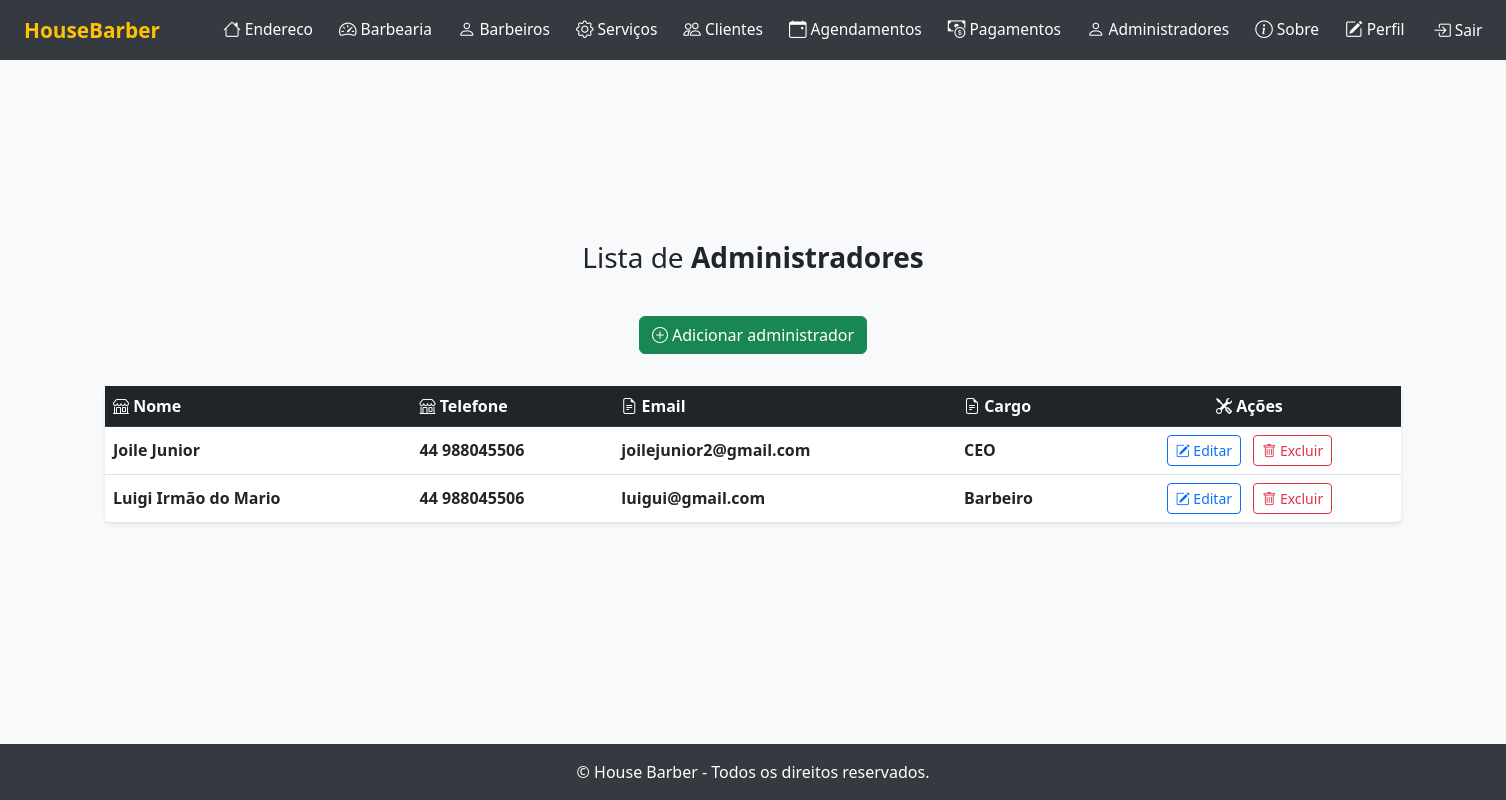
The app's page /listar/administradores/ (signed in), older data.
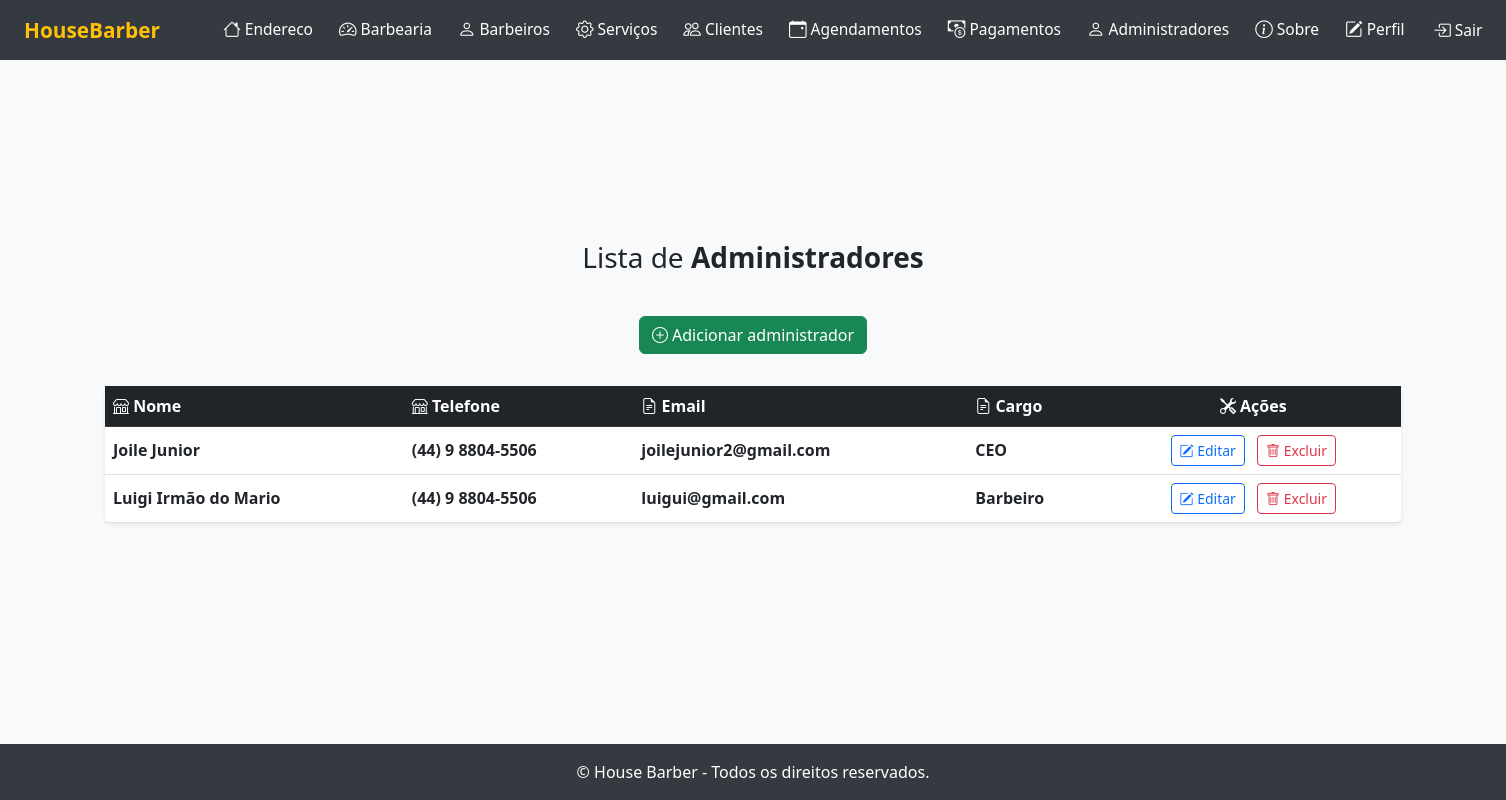
The same page, newer data.
### cadastros/models.py (models this page shows, shortened)
class Administrador(models.Model):
    nome = models.CharField(max_length=255, help_text="Nome do administrador")
    email = models.EmailField(help_text="E-mail do administrador")
    telefone = models.CharField(max_length=20, help_text="Telefone do administrador")
    cargo = models.CharField(max_length=100, help_text="Cargo do administrador")
    barbearia = models.ForeignKey(Barbearia, on_delete=models.CASCADE, related_name='administradores', help_text="Barbearia gerenciada")
    usuario = models.ForeignKey(User, on_delete=models.CASCADE, related_name='administrador_usuario', help_text="Usuário responsável pelo administrador")

### cadastros/views.py (the view)
# urls.py: path('listar/administradores/', AdministradorListView.as_view(), name='administrador-lista'),
class AdministradorListView(GroupRequiredMixin, LoginRequiredMixin, ListView):
    group_required = U"Adminstrador"
    login_url = reverse_lazy('login')
    model = Administrador
    template_name = 'listas/administrador.html'
    context_object_name = 'administradores'
    def get_queryset(self):
        return Administrador.objects.filter(usuario=self.request.user)

### cadastros/templates/listas/administrador.html (shortened to what this page needs)
{% extends "paginas/modelo.html" %}
{% block conteudo %}
<h3>
    Lista de <b>Administradores</b>
</h3>
<div class="d-flex justify-content-center mb-3">
    <a class="btn btn-success mb-3" href="{% url 'cadastrar-admin' %}">
        <i class="bi bi-plus-circle"></i> Adicionar administrador
    </a>
</div>
<table id="table-lista" class="table table-hover align-middle shadow-sm rounded bg-white">
    <thead class="table-dark">
        <tr>
            <th scope="col"><i class="bi bi-shop"></i> Nome</th>
            <th scope="col"><i class="bi bi-shop"></i> Telefone</th>
            <th scope="col"><i class="bi bi-file-earmark-text"></i> Email</th>
            <th scope="col"><i class="bi bi-file-earmark-text"></i> Cargo</th>
            <th scope="col" class="text-center"><i class="bi bi-tools"></i> Ações</th>
        </tr>
    </thead>
    <tbody>
        {% for object in object_list %}
            <tr>
                <td class="fw-semibold">{{ object.nome }}</td>
                <td class="fw-semibold">{{ object.telefone }}</td>
                <td class="fw-semibold">{{ object.email }}</td>
                <td class="fw-semibold">{{ object.cargo }}</td>
                <td class="text-center">
                    <a class="btn btn-outline-primary btn-sm me-2" href="{% url 'editar-admin' object.pk  %}">
                        <i class="bi bi-pencil-square"></i> Editar
                    </a>
                    <a class="btn btn-outline-danger btn-sm" href="{% url 'excluir-admin' object.pk  %}">
                        <i class="bi bi-trash"></i> Excluir
                    </a>
                </td>
            </tr>
        {% empty %}
            <tr>
                <td colspan="5" class="text-center text-muted py-4">
                    <i class="bi bi-exclamation-circle"></i> Nenhum registro encontrado.
                </td>
            </tr>
        {% endfor %}
    </tbody>
</table>
{% endblock %}
{% block scripts %}
<link href="https://cdn.datatables.net/v/bs5/dt-2.1.8/datatables.min.css" rel="stylesheet">
{% endblock scripts %}

Row changes from the older to the newer data that the page shows:
changed Administrador "Joile Junior": telefone "44 988045506" → "(44) 9 8804-5506"
changed Administrador "Luigi Irmão do Mario": telefone "44 988045506" → "(44) 9 8804-5506"
